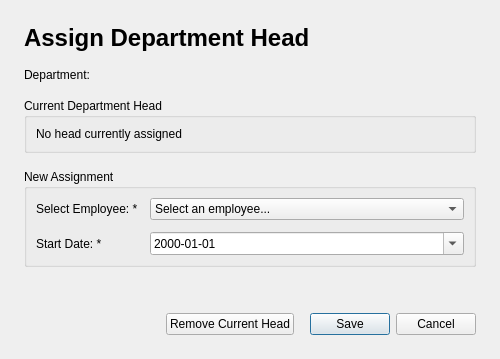
<?xml version="1.0" encoding="UTF-8"?>
<ui version="4.0">
 <class>AssignHeadDialog</class>
 <widget class="QDialog" name="AssignHeadDialog">
  <property name="geometry">
   <rect>
    <x>0</x>
    <y>0</y>
    <width>500</width>
    <height>350</height>
   </rect>
  </property>
  <property name="windowTitle">
   <string>Assign Department Head</string>
  </property>
  <layout class="QVBoxLayout" name="verticalLayout">
   <property name="spacing">
    <number>16</number>
   </property>
   <property name="leftMargin">
    <number>24</number>
   </property>
   <property name="topMargin">
    <number>24</number>
   </property>
   <property name="rightMargin">
    <number>24</number>
   </property>
   <property name="bottomMargin">
    <number>24</number>
   </property>
   <item>
    <widget class="QLabel" name="titleLabel">
     <property name="text">
      <string>&lt;html&gt;&lt;head/&gt;&lt;body&gt;&lt;p&gt;&lt;span style=&quot; font-size:18pt; font-weight:600;&quot;&gt;Assign Department Head&lt;/span&gt;&lt;/p&gt;&lt;/body&gt;&lt;/html&gt;</string>
     </property>
    </widget>
   </item>
   <item>
    <widget class="QLabel" name="departmentLabel">
     <property name="text">
      <string>Department: </string>
     </property>
    </widget>
   </item>
   <item>
    <widget class="QGroupBox" name="currentHeadGroup">
     <property name="title">
      <string>Current Department Head</string>
     </property>
     <layout class="QVBoxLayout" name="verticalLayout_2">
      <item>
       <widget class="QLabel" name="currentHeadLabel">
        <property name="text">
         <string>No head currently assigned</string>
        </property>
       </widget>
      </item>
     </layout>
    </widget>
   </item>
   <item>
    <widget class="QGroupBox" name="assignGroup">
     <property name="title">
      <string>New Assignment</string>
     </property>
     <layout class="QFormLayout" name="formLayout">
      <property name="horizontalSpacing">
       <number>12</number>
      </property>
      <property name="verticalSpacing">
       <number>12</number>
      </property>
      <item row="0" column="0">
       <widget class="QLabel" name="employeeLabel">
        <property name="text">
         <string>Select Employee: *</string>
        </property>
       </widget>
      </item>
      <item row="0" column="1">
       <widget class="QComboBox" name="employeeInput">
        <item>
         <property name="text">
          <string>Select an employee...</string>
         </property>
        </item>
       </widget>
      </item>
      <item row="1" column="0">
       <widget class="QLabel" name="startDateLabel">
        <property name="text">
         <string>Start Date: *</string>
        </property>
       </widget>
      </item>
      <item row="1" column="1">
       <widget class="QDateEdit" name="startDateInput">
        <property name="displayFormat">
         <string>yyyy-MM-dd</string>
        </property>
        <property name="calendarPopup">
         <bool>true</bool>
        </property>
       </widget>
      </item>
     </layout>
    </widget>
   </item>
   <item>
    <spacer name="verticalSpacer">
     <property name="orientation">
      <enum>Qt::Vertical</enum>
     </property>
     <property name="sizeHint" stdset="0">
      <size>
       <width>20</width>
       <height>40</height>
      </size>
     </property>
    </spacer>
   </item>
   <item>
    <widget class="QLabel" name="errorLabel">
     <property name="text">
      <string/>
     </property>
     <property name="styleSheet">
      <string notr="true">color: #d32f2f; font-weight: bold;</string>
     </property>
     <property name="alignment">
      <set>Qt::AlignCenter</set>
     </property>
     <property name="wordWrap">
      <bool>true</bool>
     </property>
    </widget>
   </item>
   <item>
    <layout class="QHBoxLayout" name="buttonLayout">
     <item>
      <spacer name="horizontalSpacer">
       <property name="orientation">
        <enum>Qt::Horizontal</enum>
       </property>
       <property name="sizeHint" stdset="0">
        <size>
         <width>40</width>
         <height>20</height>
        </size>
       </property>
      </spacer>
     </item>
     <item>
      <widget class="QPushButton" name="removeButton">
       <property name="text">
        <string>Remove Current Head</string>
       </property>
      </widget>
     </item>
     <item>
      <widget class="QDialogButtonBox" name="buttonBox">
       <property name="standardButtons">
        <set>QDialogButtonBox::Cancel|QDialogButtonBox::Save</set>
       </property>
      </widget>
     </item>
    </layout>
   </item>
  </layout>
 </widget>
 <resources/>
 <connections/>
</ui>
